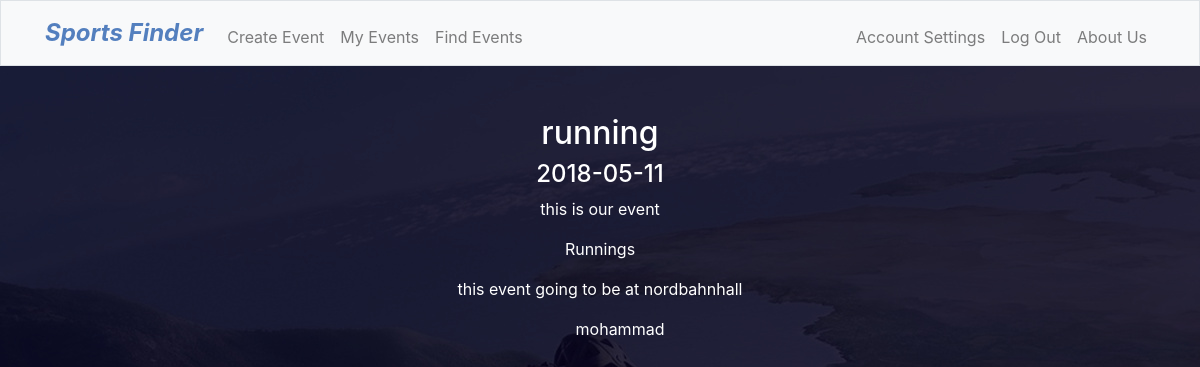
Page /event/164 (signed in) on the earlier database version.
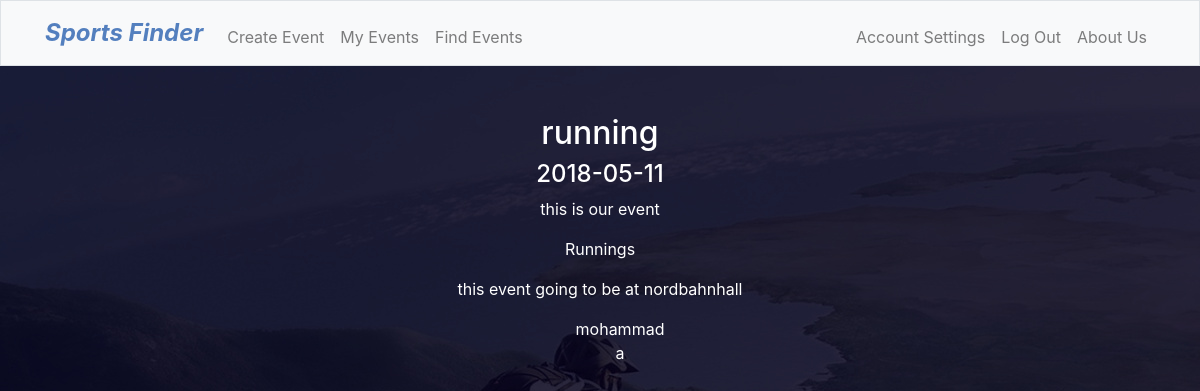
Same page on the later database version.
### tables this page shows
CREATE TABLE 'events' ('index_id' INTEGER PRIMARY KEY AUTOINCREMENT NOT NULL, 'id' INTEGER,'created' BOOLEAN,'joined' BOOLEAN, 'date' DATETIME, 'place' TEXT,'type' TEXT, 'participant' INTEGER DEFAULT 1 , 'eventname' TEXT, 'time' DATETIME, 'description' TEXT);

CREATE TABLE 'user_events' ('id' INTEGER PRIMARY KEY NOT NULL, 'user_id' INTEGER,'event_id' INTEGER, 'user_name' TEXT);

### application.py (the view)
@app.route("/event/<int:index_id>", methods=["GET", "POST"])
@login_required
def event(index_id):
    event = sql_man.show_details(index_id)
    participants = sql_man.show_participants(index_id)
    return render_template("event.html", event = event, participants=participants)

### application.py (called while the page is built)
@app.after_request
def after_request(response):
    response.headers["Cache-Control"] = "no-cache, no-store, must-revalidate"
    response.headers["Expires"] = 0
    response.headers["Pragma"] = "no-cache"
    return response

### data_base.py (called while the page is built)
    def show_details(self, event_id):
        return self.db.execute("SELECT * FROM events WHERE index_id = :event_id", event_id = event_id)

    def show_participants(self, event_id):
        return self.db.execute("SELECT user_name FROM user_events WHERE event_id = :event", event=event_id)

### helpers.py (called while the page is built)
def login_required(f):
    @wraps(f)
    def decorated_function(*args, **kwargs):
        if session.get("id") is None:
            return redirect("/login")
        return f(*args, **kwargs)
    return decorated_function

### templates/event.html (shortened to what this page needs)
{% extends "layout.html" %}
{% block main %}
<form action="/event" method="post">
  <body background = "static/Images/dark.jpg">
    </body>
 <center>  <h2>{{ event[0]["eventname"] }}</h2>
<h4>{{ event[0]["date"] }}</h4>
<p>{{ event[0]["description"] }}</p>
<p>{{ event[0]["type"] }}</p>
<p>this event going to be at {{ event[0]["place"] }}</p></center>
<div id="participant" class="participant">
<ul>
  {% for participant in participants %}
    <li>{{ participant["user_name"] }}</li>
  {% endfor %}
</ul>
</div>
</form>
{% endblock %}

### templates/layout.html (shortened to what this page needs)
<!DOCTYPE html>
<html lang="en">
    <head>
        <link href="https://maxcdn.bootstrapcdn.com/bootstrap/4.0.0/css/bootstrap.min.css" rel="stylesheet"/>
        <link href="/static/styles.css" rel="stylesheet"/>
        <link href="/static/edit.css" rel="stylesheet"/>
    </head>
    <body>
        <nav class="navbar navbar-expand-md navbar-light bg-light border">
            <div class="container">
            <a class="navbar-brand" href="/"><span class="blue">Sports Finder</span></a>
            <div class="collapse navbar-collapse" id="navbar">
                {% if session.id %}
                    <ul class="navbar-nav mr-auto mt-2"><br>
                        <li class="nav-item"><a class="nav-link" href="/create">Create Event</a></li>
                        <li class="nav-item"><a class="nav-link" href="/mypage">My Events</a></li>
                        <li class="nav-item"><a class="nav-link" href="/eventspage">Find Events</a></li>
                    </ul>
                    <ul class="navbar-nav ml-auto mt-2">
                        <li ><a class="nav-link" href="/myaccount">Account Settings</a></li>
                        <li class="nav-item"><a class="nav-link" href="/logout">Log Out</a></li>
                        <li class="nav-item"><a class="nav-link" href="/AboutUs">About Us</a></li>
                    </ul>
                {% else %}
                    <ul class="navbar-nav ml-auto mt-2">
                        <li class="nav-item"><a class="nav-link" href="/register">Register</a></li>
                        <li class="nav-item"><a class="nav-link" href="/login">Log In</a></li>
                        <li class="nav-item"><a class="nav-link" href="/AboutUs">About Us</a></li>
                    </ul>
                {% endif %}
            </div>
        </div>
        </nav>
        <main class="container p-5">
            {% block main %}{% endblock %}
        </main>
    </body>
</html>

### static/styles.css (style rules this page uses)
nav .navbar-brand { font-size: xx-large; }
nav .navbar-brand .blue { color: #537fbe; }
main { overflow-x: auto; text-align: center; }
body { height: 100%; color :#fff; background-image:url(../../static/Images/dark.jpg); background-repeat: no-repeat; background-attachment: fixed; }
.participant li { display:flex; justify-content: space-around; }

### static/edit.css (style rules this page uses)
.navbar-expand-md { z-index:5; background-color:rgba(0, 20 , 20, 0.8); }
nav .navbar-brand { font-size: 24px; font-weight: bold; color: #fff !important; font-style: italic; transition: 1s; text-decoration: none; }

Differences in the rows shown:
added user_events: user_name "a"
